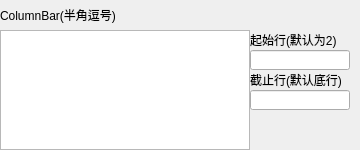
<?xml version="1.0" encoding="UTF-8"?>
<ui version="4.0">
 <class>ColumnBar</class>
 <widget class="QWidget" name="ColumnBar">
  <property name="geometry">
   <rect>
    <x>0</x>
    <y>0</y>
    <width>360</width>
    <height>150</height>
   </rect>
  </property>
  <property name="windowTitle">
   <string>Form</string>
  </property>
  <widget class="QLineEdit" name="BarBeginRowEdit">
   <property name="geometry">
    <rect>
     <x>250</x>
     <y>50</y>
     <width>100</width>
     <height>20</height>
    </rect>
   </property>
  </widget>
  <widget class="QLabel" name="label_4">
   <property name="geometry">
    <rect>
     <x>250</x>
     <y>30</y>
     <width>100</width>
     <height>20</height>
    </rect>
   </property>
   <property name="text">
    <string>起始行(默认为2)</string>
   </property>
  </widget>
  <widget class="QLabel" name="label_5">
   <property name="geometry">
    <rect>
     <x>250</x>
     <y>70</y>
     <width>111</width>
     <height>20</height>
    </rect>
   </property>
   <property name="text">
    <string>截止行(默认底行)</string>
   </property>
  </widget>
  <widget class="QTextEdit" name="BarEdit">
   <property name="geometry">
    <rect>
     <x>0</x>
     <y>30</y>
     <width>250</width>
     <height>120</height>
    </rect>
   </property>
  </widget>
  <widget class="QLabel" name="label_6">
   <property name="geometry">
    <rect>
     <x>0</x>
     <y>0</y>
     <width>131</width>
     <height>30</height>
    </rect>
   </property>
   <property name="text">
    <string>ColumnBar(半角逗号)</string>
   </property>
  </widget>
  <widget class="QLineEdit" name="BarEndRowEdit">
   <property name="geometry">
    <rect>
     <x>250</x>
     <y>90</y>
     <width>100</width>
     <height>20</height>
    </rect>
   </property>
  </widget>
 </widget>
 <resources/>
 <connections/>
</ui>
